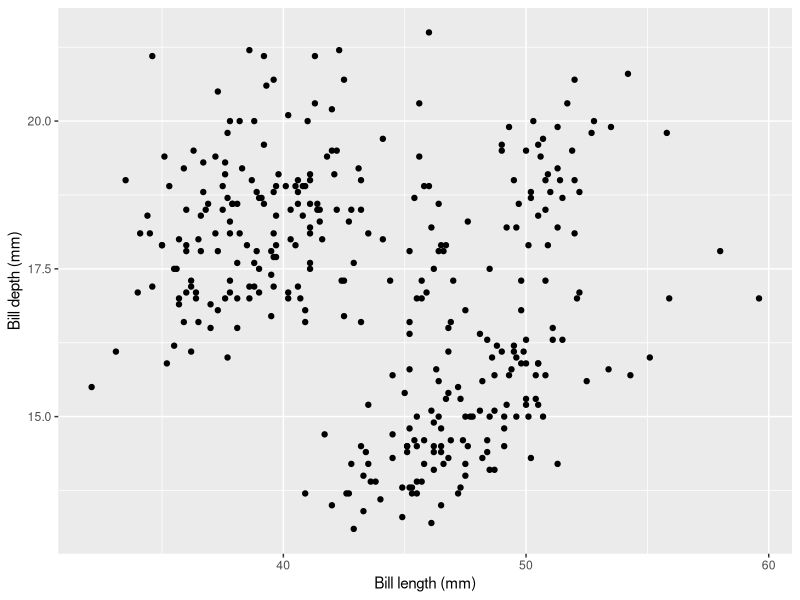
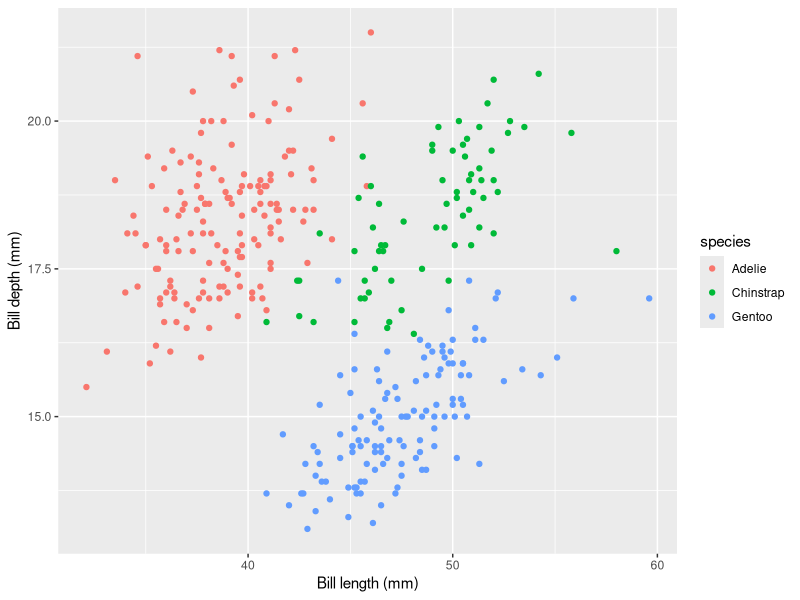
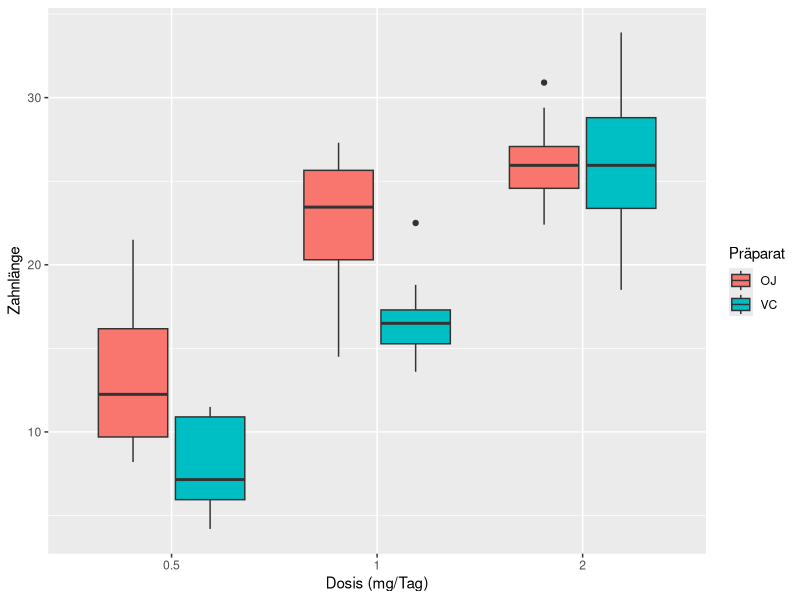
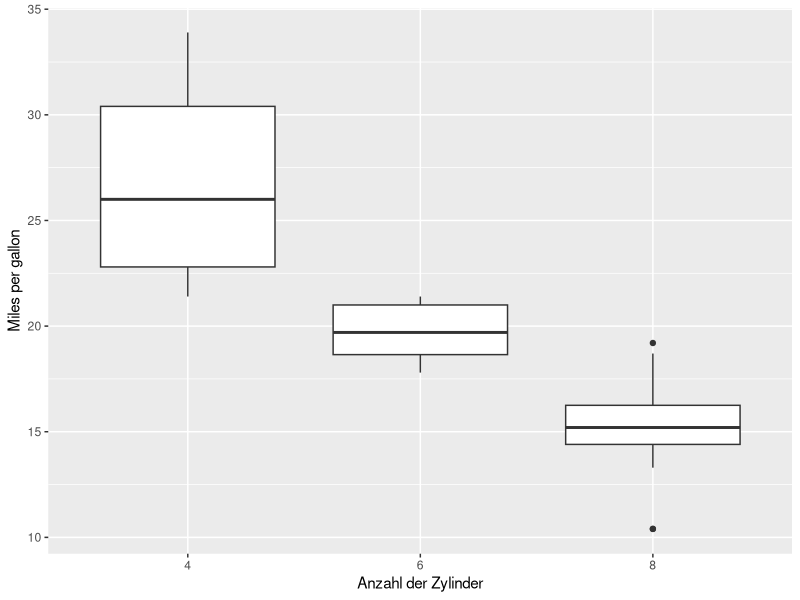
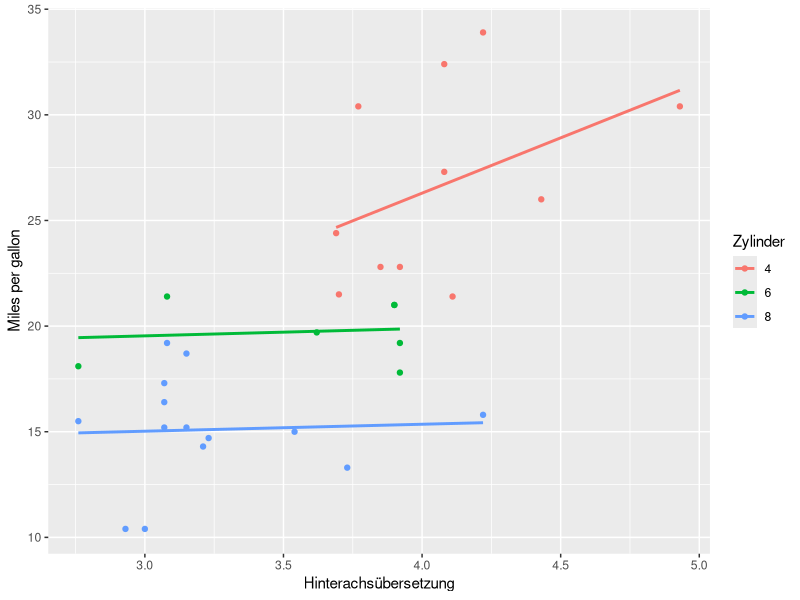
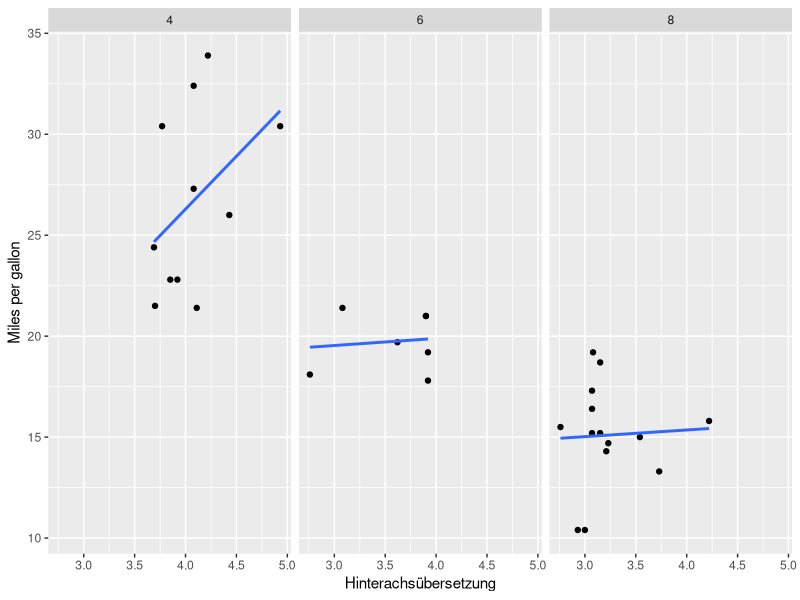

Source code (R) for these figures, in order:
## ---- chunk 1
#| message: false
#| warning: false
library(ggplot2)

ggplot(penguins, aes(x=bill_len, y=bill_dep)) +
    geom_point() +
    labs(x="Bill length (mm)", y="Bill depth (mm)")
## ---- chunk 2
#| warning: false
ggplot(penguins, aes(x=bill_len, y=bill_dep, color=species)) +
    geom_point() +
    labs(x="Bill length (mm)", y="Bill depth (mm)")
## ---- chunk 3
ggplot(ToothGrowth, aes(x=factor(dose), y=len, fill=supp)) +
    geom_boxplot() +
    labs(x="Dosis (mg/Tag)", y="Zahnlänge", fill="Präparat")
## ---- chunk 4
ggplot(mtcars, aes(x=factor(cyl), y=mpg)) +
    geom_boxplot() +
    labs(x="Anzahl der Zylinder", y="Miles per gallon")
## ---- chunk 5
#| message: false
ggplot(mtcars, aes(x=drat, y=mpg, color=factor(cyl))) +
    geom_point() +
    geom_smooth(method="lm", se=FALSE) +
    labs(x="Hinterachsübersetzung", y="Miles per gallon", color="Zylinder")
## ---- chunk 6
#| message: false
ggplot(mtcars, aes(x=drat, y=mpg)) +
    geom_point() +
    geom_smooth(method="lm", se=FALSE) +
    facet_wrap(~cyl) +
    labs(x="Hinterachsübersetzung", y="Miles per gallon")
